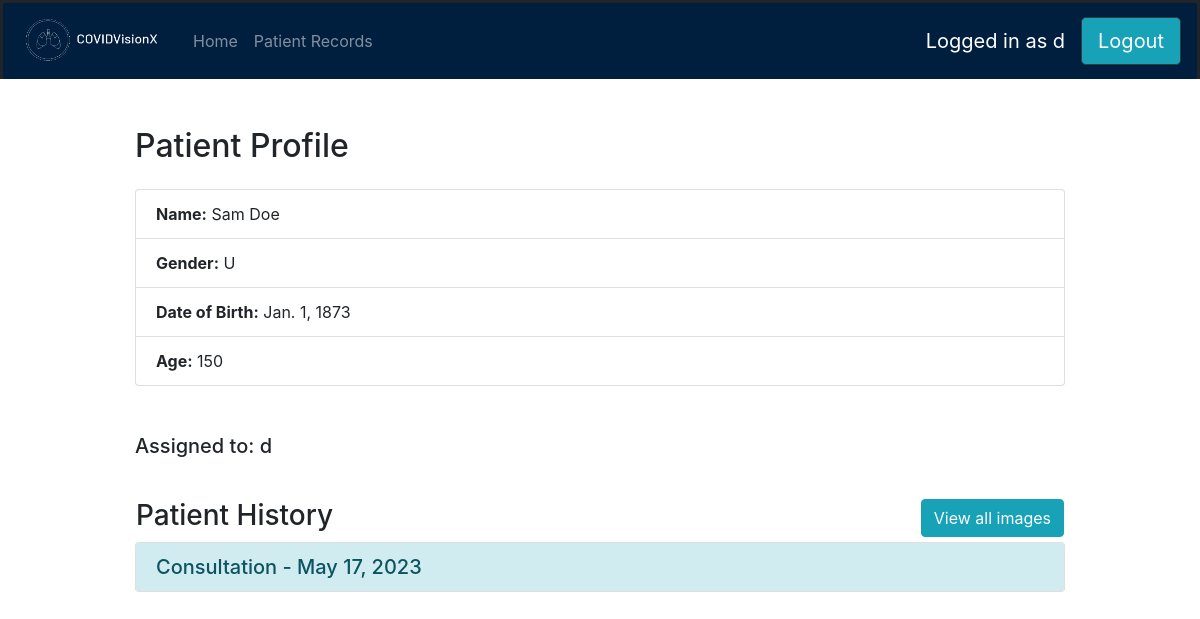
Screenshot of /patientRecords/1 (signed in) with the database file from the repository.
### login_system/models.py (models this page shows, shortened)
class User(AbstractUser):
    class Role(models.TextChoices):
        ADMIN = "admin", "Admin"
        DOCTOR = "doctor", "Doctor"
        NURSE = "nurse", "Nurse"
    base_role = Role.ADMIN
    role = models.CharField(
        "Role", max_length=50, choices=Role.choices, default=base_role
    )
    otp = models.CharField(max_length=6, null=True, blank=True)
    otp_created_at = models.DateTimeField(null=True, blank=True)

### svmApp/models.py (models this page shows, shortened)
class PatientModel(models.Model):
    FEMALE = "F"
    MALE = "M"
    GENDER_CHOICES = (
        (FEMALE, "Female"),
        (MALE, "Male"),
    )
    firstName = models.CharField("First Name", max_length=100)
    lastName = models.CharField("Last Name", max_length=100)
    gender = models.CharField("Gender", max_length=1, choices=GENDER_CHOICES)
    dateofbirth = models.DateField(
        "Date of Birth",
        validators=[
            MinValueValidator(date(1900, 1, 1)),
            MaxValueValidator(now().date()),
        ],
    )
    assigned_user = models.ForeignKey(User, on_delete=models.DO_NOTHING, null=True)
    class Meta:
        ...

class ConsultationModel(models.Model):
    patient = models.ForeignKey(PatientModel, on_delete=models.CASCADE)
    datetime = models.DateField(
        "Appointment",
        validators=[
            MinValueValidator(date(1900, 1, 1)),
            MaxValueValidator(date(2100, 1, 1)),
        ],
        default=now().date(),
    )
    symptoms = models.CharField("Symptoms", max_length=255, null=True)
    diagnosis = models.CharField("Diagnosis", max_length=255, null=True)
    medication = models.CharField("Medication", max_length=255, null=True)
    treatment = models.CharField("Treatment", max_length=255, null=True)
    class Meta:
        ordering = ["-datetime"]

### svmApp/views.py (the view)
# urls.py: path("patientRecords/<int:patient_id>", views.patientProfile, name="patientProfile"),
@user_passes_test(check_doctor_nurse)
def patientProfile(request, patient_id):
    patient = get_object_or_404(PatientModel, id=patient_id)
    patient.images = ImageModel.objects.filter(patient=patient) # type:ignore assignging new class variables is fine
    consultations = ConsultationModel.objects.filter(patient=patient)
    for c in consultations:
        images = patient.images.filter(consultation=c) # type:ignore assignging new class variables is fine
        c.images = images # type:ignore assignging new class variables is fine
    d_now = datetime.date.today()
    patient_age = d_now.year - patient.dateofbirth.year
    if d_now.replace(year=patient.dateofbirth.year) < patient.dateofbirth:
        patient_age -= 1
    if request.method == "POST":
        assign_form = PatientAssignForm(request.POST, instance=patient)
        assign_form.save()
        messages.success(request, f"Patient {patient} assigned!")
    else:
        assign_form = PatientAssignForm(instance=patient)
    context = {
        "patient": patient,
        "consultations": consultations,
        "patient_age": patient_age,
        "assigned_user": patient.assigned_user,
        "assign_form": assign_form,
    }
    return render(request, "patientProfile.html", context)

### login_system/login_checks.py (called while the page is built)
def check_doctor_nurse(user):
    if user.is_anonymous:
        return False
    return user.role in (User.Role.DOCTOR, User.Role.NURSE)

### template/patientProfile.html (shortened to what this page needs)
{% extends 'base.html' %}
{% block content %}
<div class="container" style="max-width: 80%;">
  <h2 class="text-left mb-4">Patient Profile</h3>
  <ul class="list-group">
    <li class="list-group-item"><b>Name:</b> {{ patient.firstName }} {{ patient.lastName }}</li>
    <li class="list-group-item"><b>Gender:</b> {{ patient.get_gender_display }}</li>
    <li class="list-group-item"><b>Date of Birth:</b> {{ patient.dateofbirth }}</li>
    <li class="list-group-item"><b>Age:</b> {{ patient_age }}</li>
  </ul>
  <br><br>
  <div>
    <h5 class="text-left">{% if assigned_user %}Assigned to: {{assigned_user}}{% else %}Not assigned{% endif %}</p>
  </div>
  <br>
  <table style="width: 100%;">
    <tr>
      <td> <h3 class="text-left">Patient History</h3> </td>
      {% if user.role == 'nurse' %}
      <td>
        <a href="{% url 'patientProfileAdd' patient.id %}" class="btn btn-info" style="float: right;" role="button">New Consultation</a>
      </td>
      {% elif user.role == 'doctor' and patient.images %}
      <td style="float: right;">
        <button id="xrayBtns_x" class="btn btn-info" style="float: right;">View all images</button>
      </td>
      {% endif %}
    </tr>
  </table>
  {% if not consultations %}
  No consultation history
  {% else %}
  <div class="accordion" id="accordionExample">
    {% for consultation in consultations %}
    <div class="card">
      <div class="card-header alert-info" id="heading {{forloop.counter}} " type="button" data-toggle="collapse" data-target="#collapse{{forloop.counter}}" aria-expanded="false" aria-controls="collapse{{forloop.counter}}">
        <h5 class="mb-0">
          Consultation - {{consultation.datetime}}
        </h5>
      </div>
    </div>
    {% endfor %}
  </div>
  {% endif %}
</div>
{% endblock %}

### template/base.html (shortened to what this page needs)
{% load static %}
<!DOCTYPE html>
<html>
  <head>
    <link rel="stylesheet" href="https://stackpath.bootstrapcdn.com/bootstrap/4.5.2/css/bootstrap.min.css"
>
  </head>
  <body>
    <nav class="navbar navbar-expand-lg navbar-dark"
      style="background-color: #001f3f; border-bottom: 0px; border-style: solid;">
      <ul class="navbar-nav mr-auto justify-content-center">
        {% if user.role == "admin" %}
        <li class="nav-item">
          <img src="{% static 'logo_b-removebg-preview.png' %}" alt="Logo" width="180" height="60">
        </li>
        <li class="nav-item active">
          <a class="nav-link" href="{% url 'user_table' %}">User Table <span class="sr-only">(current)</span></a>
        </li>
        <li class="nav-item">
          <a class="nav-link" href="{% url 'createUser' %}">Create User</a>
        </li>
        {% elif user.role == "doctor" %}
        <li class="nav-item">
          <a class="navbar-brand" href="{% url 'home' %}">
            <img src="{% static 'logo_b-removebg-preview.png' %}" alt="Logo" width="150" height="50">
          </a>
        </li>
        <li class="nav-item">
          <a class="nav-link" href="{% url 'home' %}">Home</a>
        </li>
        <li class="nav-item">
          <a class="nav-link" href="{% url 'patientRecords' %}">Patient Records</a>
        </li>
        {% endif %}
      </ul>
      <ul class="navbar-nav">
        <li class="nav-item">
          <div class="navbar-brand">Logged in as {{ user.username }}</div>
        </li>
      </ul>
      <ul class="navbar-nav">
        <li class="nav-item">
          <a class="btn btn-dark btn-lg btn-block bg-info" href="{% url 'login' %}">Logout</a>
        </li>
      </ul>
    </nav>
    <br><br>
    {% block content %}
    {% endblock %}
  </body>
</html>

### template/base.html (style rules this page uses)
.navbar-nav { display: flex; align-items: center; height: 100%; }

### rows the page displays
User: username "d"
PatientModel: firstName "Sam", lastName "Doe", gender "U", dateofbirth "Jan. 1, 1873"
ConsultationModel: datetime "May 17, 2023"
